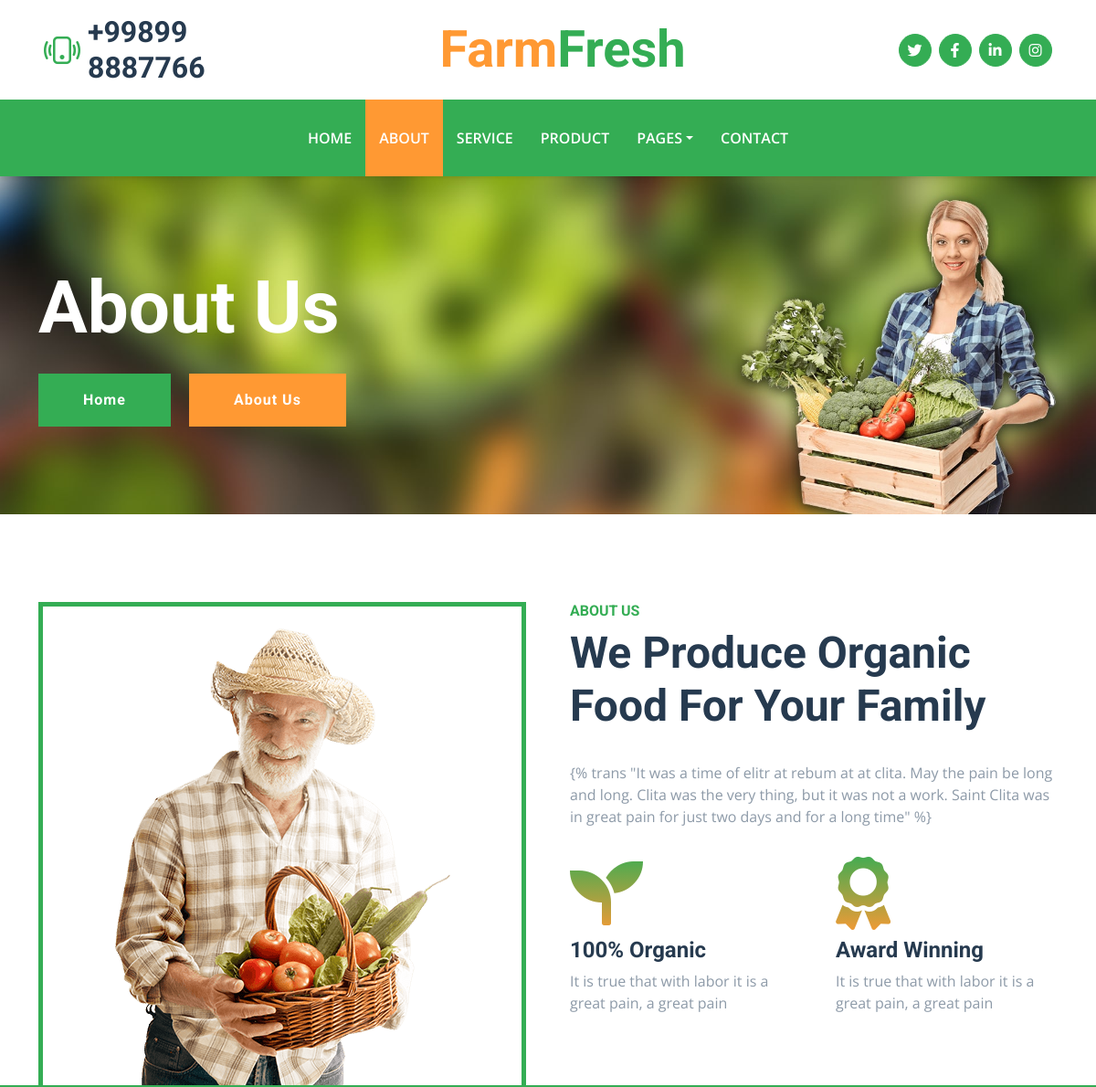
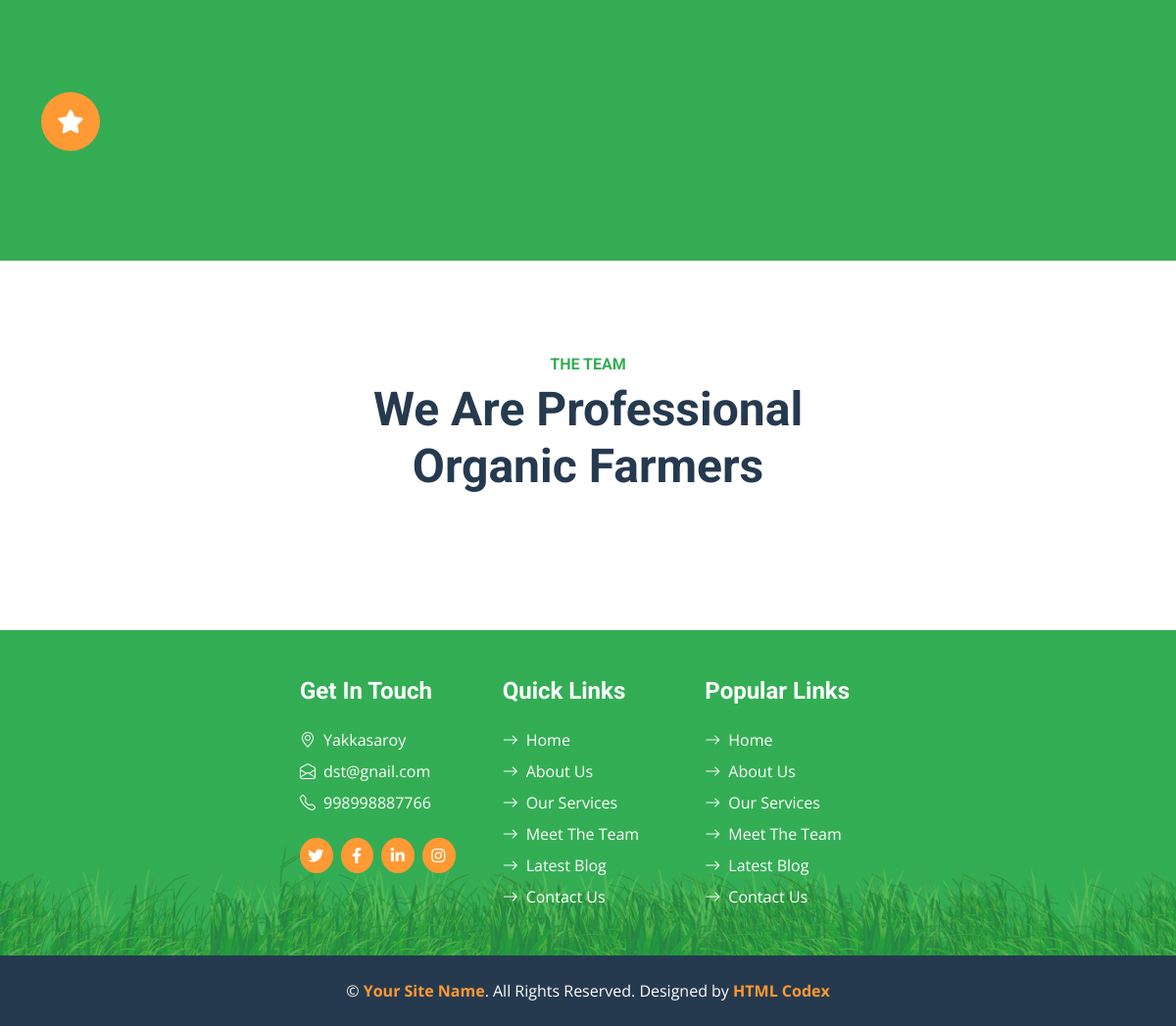
The page /about/ on the database its author committed (2 pictures, top to bottom).
### farmfresh/models.py (models this page shows, shortened)
class AboutUs(models.Model):
    adress = models.CharField(max_length=255)
    email = models.EmailField()
    phone_number = models.CharField(max_length=255)
    city = models.ForeignKey(City, on_delete=models.CASCADE)

### farmfresh/views.py (the view)
# urls.py: path('about/', about,  name = 'about'),
def about(request):
    farmersdisplay = Farmer.objects.all()
    aboutdisplay = AboutUs.objects.all()
    factdisplay = Fact.objects.all()
    context = {"Farmer":farmersdisplay, 'AboutUs': aboutdisplay, 'Fact':factdisplay}
    return render(request, 'about.html', context)

### templates/about.html (shortened to what this page needs)
{% load static %}
{% load i18n %}
<!DOCTYPE html>
<html lang="en">
<head>
    <link href="https://cdnjs.cloudflare.com/ajax/libs/font-awesome/5.15.0/css/all.min.css" rel="stylesheet">
    <link href="https://cdn.jsdelivr.net/npm/bootstrap-icons@1.4.1/font/bootstrap-icons.css" rel="stylesheet">
    <link href="{% static 'lib/owlcarousel/assets/owl.carousel.min.css' %}" rel="stylesheet">
    <link href="{% static 'css/bootstrap.min.css' %}" rel="stylesheet">
    <link href="{% static 'css/style.css' %}" rel="stylesheet">
</head>
<body>
    <div class="container-fluid px-5 d-none d-lg-block">
        <div class="row gx-5 py-3 align-items-center">
            <div class="col-lg-3">
                <div class="d-flex align-items-center justify-content-start">
                    <i class="bi bi-phone-vibrate fs-1 text-primary me-2"></i>
                    <h2 class="mb-0">+99899 8887766</h2>
                </div>
            </div>
            <div class="col-lg-6">
                <div class="d-flex align-items-center justify-content-center">
                    <a href="" class="navbar-brand ms-lg-5">
                        <h1 class="m-0 display-4 text-primary"><span class="text-secondary">{% trans "Farm" %}</span>{% trans "Fresh"%}</h1>
                    </a>
                </div>
            </div>
            <div class="col-lg-3">
                <div class="d-flex align-items-center justify-content-end">
                    <a class="btn btn-primary btn-square rounded-circle me-2" href="https://www.twitter.com/"><i
                            class="fab fa-twitter"></i></a>
                    <a class="btn btn-primary btn-square rounded-circle me-2" href="https://www.facebook.com/"><i
                            class="fab fa-facebook-f"></i></a>
                    <a class="btn btn-primary btn-square rounded-circle me-2" href="https://www.linkedin.com/"><i
                            class="fab fa-linkedin-in"></i></a>
                    <a class="btn btn-primary btn-square rounded-circle" href="https://www.instagram.com/"><i
                            class="fab fa-instagram"></i></a>
                </div>
            </div>
        </div>
    </div>
    <nav class="navbar navbar-expand-lg bg-primary navbar-dark shadow-sm py-3 py-lg-0 px-3 px-lg-5">
        <div class="collapse navbar-collapse" id="navbarCollapse">
            <div class="navbar-nav mx-auto py-0">
                <a href="{% url 'index' %}" class="nav-item nav-link">{% trans "Home" %}</a>
                <a href="{% url 'about' %}" class="nav-item nav-link active">{% trans "About" %}</a>
                <a href="{% url 'service' %}" class="nav-item nav-link">{% trans "Service" %}</a>
                <a href="{% url 'product' %}" class="nav-item nav-link">{% trans "Product" %}</a>
                <div class="nav-item dropdown">
                    <a href="#" class="nav-link dropdown-toggle" data-bs-toggle="dropdown">Pages</a>
                </div>
                <a href="{% url 'contact' %}" class="nav-item nav-link">{% trans "Contact" %}</a>
            </div>
        </div>
    </nav>
    <div class="container-fluid bg-primary py-5 bg-hero mb-5">
        <div class="container py-5">
            <div class="row justify-content-start">
                <div class="col-lg-8 text-center text-lg-start">
                    <h1 class="display-1 text-white mb-md-4">{% trans "About Us" %}</h1>
                    <a href="" class="btn btn-primary py-md-3 px-md-5 me-3">{% trans "Home" %}</a>
                    <a href="" class="btn btn-secondary py-md-3 px-md-5">{% trans "About Us" %}</a>
                </div>
            </div>
        </div>
    </div>
    <div class="container-fluid about pt-5">
        <div class="container">
            <div class="row gx-5">
                <div class="col-lg-6 mb-5 mb-lg-0">
                    <div class="d-flex h-100 border border-5 border-primary border-bottom-0 pt-4">
                        <img class="img-fluid mt-auto mx-auto" src="{% static 'img/about.png' %}">
                    </div>
                </div>
                <div class="col-lg-6 pb-5">
                    <div class="mb-3 pb-2">
                        <h6 class="text-primary text-uppercase">{% trans "About Us" %}</h6>
                        <h1 class="display-5">{% trans "We Produce Organic Food For Your Family" %}</h1>
                    </div>
                    <p class="mb-4">{% trans "It was a time of elitr at rebum at at clita. May the pain be long and long.
                        Clita was the very thing, but it was not a work. Saint Clita was in great pain for just two days and
                        for a long time" %}</p>
                    <div class="row gx-5 gy-4">
                        <div class="col-sm-6">
                            <i class="fa fa-seedling display-1 text-secondary"></i>
                            <h4>{% trans "100% Organic" %}</h4>
                            <p class="mb-0">{%trans "It is true that with labor it is a great pain, a great pain" %}</p>
                        </div>
                        <div class="col-sm-6">
                            <i class="fa fa-award display-1 text-secondary"></i>
                            <h4>{% trans "Award Winning" %}</h4>
                            <p class="mb-0">{% trans "It is true that with labor it is a great pain, a great pain" %}</p>
                        </div>
                    </div>
                </div>
            </div>
        </div>
    </div>
    <div class="container-fluid bg-primary facts py-5 mb-5">
        <div class="container py-5">
            <div class="row gx-5 gy-4">
                <div class="col-lg-3 col-md-6">
                    <div class="d-flex">
                        <div class="bg-secondary rounded-circle d-flex align-items-center justify-content-center mb-3"
                            style="width: 60px; height: 60px;">
                            <i class="fa fa-star fs-4 text-white"></i>
                        </div>
                        <div class="ps-4">
                        </div>
                    </div>
                </div>
            </div>
        </div>
    </div>
    <div class="container-fluid py-5">
        <div class="container">
            <div class="mx-auto text-center mb-5" style="max-width: 500px;">
                <h6 class="text-primary text-uppercase">{% trans "The Team" %}</h6>
                <h1 class="display-5">{% trans "We Are Professional Organic Farmers" %}</h1>
            </div>
        </div>
    </div>
    <div class="container-fluid bg-footer bg-primary text-white mt-5">
        <div class="footer">
            <div class="row gx-5">
                <div class="col-lg-8 col-md-6">
                    <div class="row gx-5">
                        <div class="col-lg-4 col-md-12 pt-5 mb-5">
                            {% for item in AboutUs %}
                            {% if item.id == 1 %}
                            <h4 class="text-white mb-4">Get In Touch</h4>
                            <div class="d-flex mb-2">
                                <i class="bi bi-geo-alt text-white me-2"></i>
                                <p class="text-white mb-0">{{item.adress}}</p>
                            </div>
                            <div class="d-flex mb-2">
                                <i class="bi bi-envelope-open text-white me-2"></i>
                                <p class="text-white mb-0">{{item.email}}</p>
                            </div>
                            <div class="d-flex mb-2">
                                <i class="bi bi-telephone text-white me-2"></i>
                                <p class="text-white mb-0">{{item.phone_number}}</p>
                            </div>
                            <div class="d-flex mt-4">
                                <a class="btn btn-secondary btn-square rounded-circle me-2"
                                    href="https://www.twitter.com/"><i class="fab fa-twitter"></i></a>
                                <a class="btn btn-secondary btn-square rounded-circle me-2"
                                    href="https://www.facebook.com/"><i class="fab fa-facebook-f"></i></a>
                                <a class="btn btn-secondary btn-square rounded-circle me-2"
                                    href="https://www.linkedin.com/"><i class="fab fa-linkedin-in"></i></a>
                                <a class="btn btn-secondary btn-square rounded-circle" href="https://www.instagram.com/"><i
                                        class="fab fa-instagram"></i></a>
                            </div>
                            {%endif%}
                            {%endfor%}
                        </div>
                        <div class="col-lg-4 col-md-12 pt-0 pt-lg-5 mb-5">
                            <h4 class="text-white mb-4">Quick Links</h4>
                            <div class="d-flex flex-column justify-content-start">
                                <a class="text-white mb-2" href="{% url 'index' %}"><i
                                        class="bi bi-arrow-right text-white me-2"></i>Home</a>
                                <a class="text-white mb-2" href="{% url 'about' %}"><i
                                        class="bi bi-arrow-right text-white me-2"></i>About
                                    Us</a>
                                <a class="text-white mb-2" href="{% url 'service' %}"><i
                                        class="bi bi-arrow-right text-white me-2"></i>Our
                                    Services</a>
                                <a class="text-white mb-2" href="{% url 'team' %}"><i
                                        class="bi bi-arrow-right text-white me-2"></i>Meet The
                                    Team</a>
                                <a class="text-white mb-2" href="{% url 'blog' %}"><i
                                        class="bi bi-arrow-right text-white me-2"></i>Latest
                                    Blog</a>
                                <a class="text-white" href="{% url 'contact' %}"><i
                                        class="bi bi-arrow-right text-white me-2"></i>Contact Us</a>
                            </div>
                        </div>
                        <div class="col-lg-4 col-md-12 pt-0 pt-lg-5 mb-5">
                            <h4 class="text-white mb-4">Popular Links</h4>
                            <div class="d-flex flex-column justify-content-start">
                                <a class="text-white mb-2" href="{% url 'index' %}"><i
                                        class="bi bi-arrow-right text-white me-2"></i>Home</a>
                                <a class="text-white mb-2" href="{% url 'about' %}"><i
                                        class="bi bi-arrow-right text-white me-2"></i>About
                                    Us</a>
                                <a class="text-white mb-2" href="{% url 'service' %}"><i
                                        class="bi bi-arrow-right text-white me-2"></i>Our
                                    Services</a>
                                <a class="text-white mb-2" href="{% url 'team' %}"><i
                                        class="bi bi-arrow-right text-white me-2"></i>Meet The
                                    Team</a>
                                <a class="text-white mb-2" href="{% url 'blog' %}"><i
                                        class="bi bi-arrow-right text-white me-2"></i>Latest
                                    Blog</a>
                                <a class="text-white" href="{% url 'contact' %}"><i
                                        class="bi bi-arrow-right text-white me-2"></i>Contact Us</a>
                            </div>
                        </div>
                    </div>
                </div>
                <div class="col-lg-4 col-md-6 mt-lg-n5">
                </div>
            </div>
        </div>
    </div>
    <div class="container-fluid bg-dark text-white py-4">
        <div class="container text-center">
            <p class="mb-0">&copy; <a class="text-secondary fw-bold" href="#">Your Site Name</a>. All Rights Reserved.
                Designed by <a class="text-secondary fw-bold" href="https://htmlcodex.com">HTML Codex</a></p>
        </div>
    </div>
</body>
</html>

### static/css/style.css (style rules this page uses)
:root { --primary: #34AD54; --secondary: #FF9933; --light: #F6FFF2; --dark: #263A4F; }
.btn { font-family: 'Roboto', sans-serif; letter-spacing: 1px; font-weight: 700; transition: .5s; }
.btn-primary, .btn-secondary { color: #FFFFFF; }
.btn-square { width: 36px; height: 36px; }
.btn-square, .btn-sm-square, .btn-lg-square { padding-left: 0; padding-right: 0; text-align: center; }
.navbar-dark .navbar-nav .nav-link { padding: 30px 15px; font-size: 16px; font-weight: 600; color: #FFFFFF; text-transform: uppercase; transition: .5s; }
.navbar-dark .navbar-nav .nav-link:hover, .navbar-dark .navbar-nav .nav-link.active { background: var(--secondary); }
.bg-hero { background: url(../img/carousel-1.jpg) top right no-repeat; background-size: cover; }
.about i, .service-item i { background-image: linear-gradient(var(--primary), var(--secondary)); -webkit-background-clip: text; -webkit-text-fill-color: transparent; transition: .5s; }
.bg-footer { background: linear-gradient(rgba(52, 173, 84, .7), rgba(52, 173, 84, .7)), url(../img/footer.png) center bottom no-repeat; background-size: contain; }
@media (min-width: 991.98px) { .bg-footer { margin-top: 90px !important; } }

### templates/about.html (style rules this page uses)
.footer { text-align: 5%; padding-left: 25%; }

### rows shown on the page
AboutUs: adress "Yakkasaroy", email "dst@gnail.com", phone_number "998998887766"
